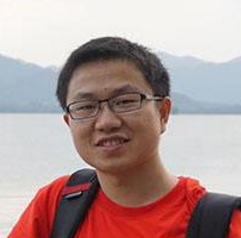
#> input picture cv/header.png, 241 x 238 px
$ python manip_image_1.py
#> lines starting #> are read from the running program, lines starting #| are printed output that depends on the picture
import cv2
import numpy as np

img = cv2.imread('./header.png')
#> img is the input picture: shape (238, 241, 3); mean B, G, R 152.7, 154.1, 178.3

img = np.float32(img)

##print img.shape
##print img.size
##print img.dtype

cv2.namedWindow('image')

v1, v2 = 3, 1
dx = v1 * 2
fc = v1 * 12.5
p = 50

dst = img
showOriginal = False

while (1):
    blImage = cv2.bilateralFilter(img, dx, fc, fc)
    img2 = blImage - img + 128
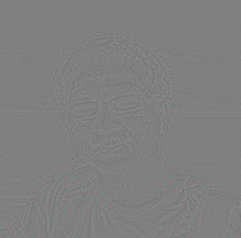
#> img2: shape (238, 241, 3) float32; mean B, G, R 128, 128, 128

    gaussKrnl = (v2 * 2 - 1, v2 * 2 -1)
    gsImage = cv2.GaussianBlur(img2, gaussKrnl, 0)

    img3 = img + 2 * gsImage - 255;

    dst = (img * (100 - p) + img3 * p) / 100;

    if showOriginal:
        dst = np.uint8(img)
    else:
        dst = np.uint8(dst)

    cv2.imshow('image', dst)
    k = cv2.waitKey(1) & 0xFF
#> (key Esc is pressed here)
    if k == 27:
        break
    elif k == ord('c'):
        showOriginal = not showOriginal

cv2.destroyAllWindows()

##px = dst[100, 100]
##print px
